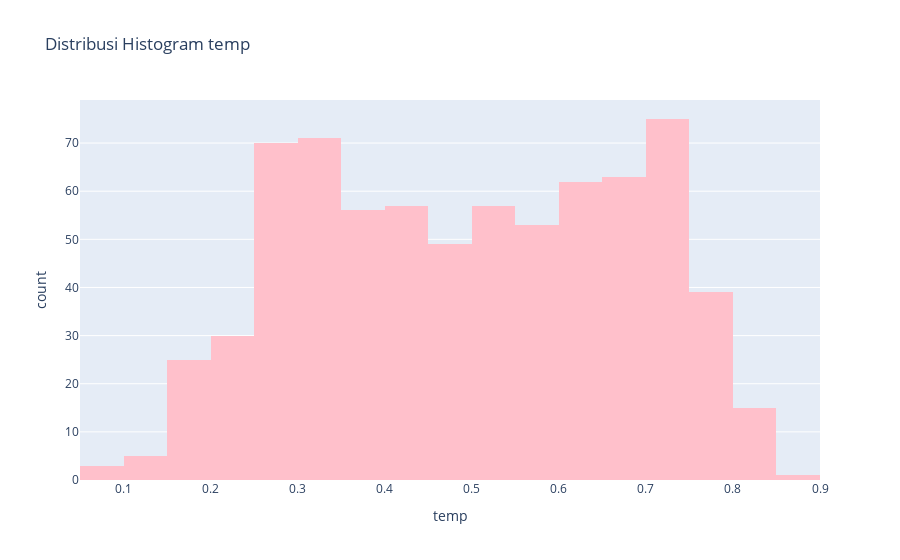
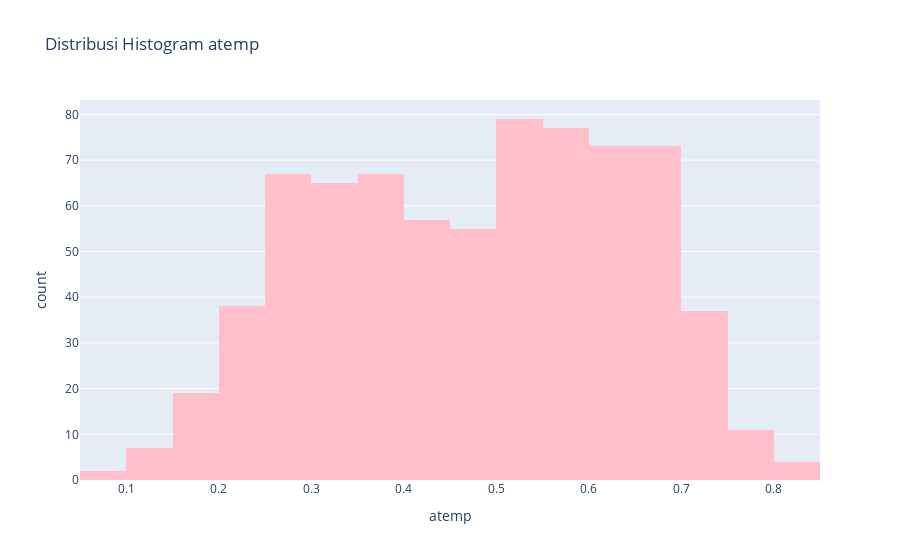
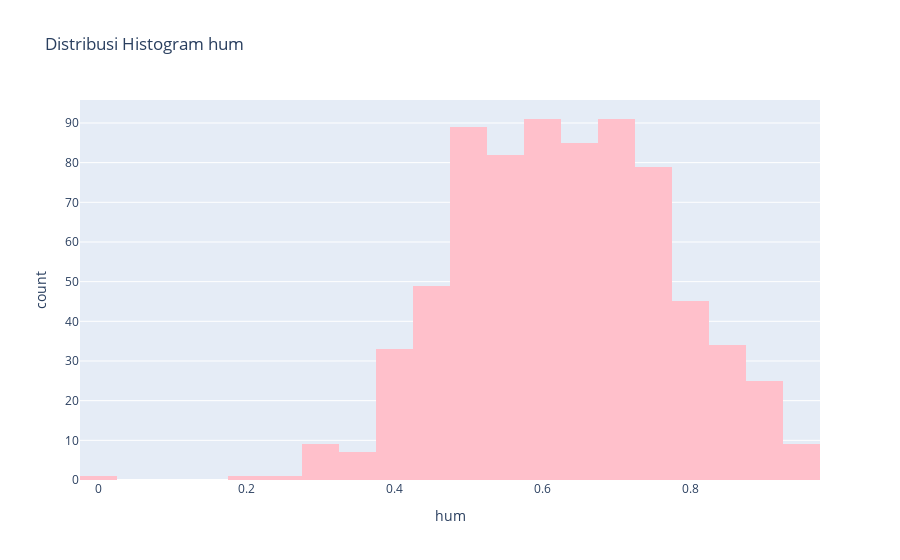
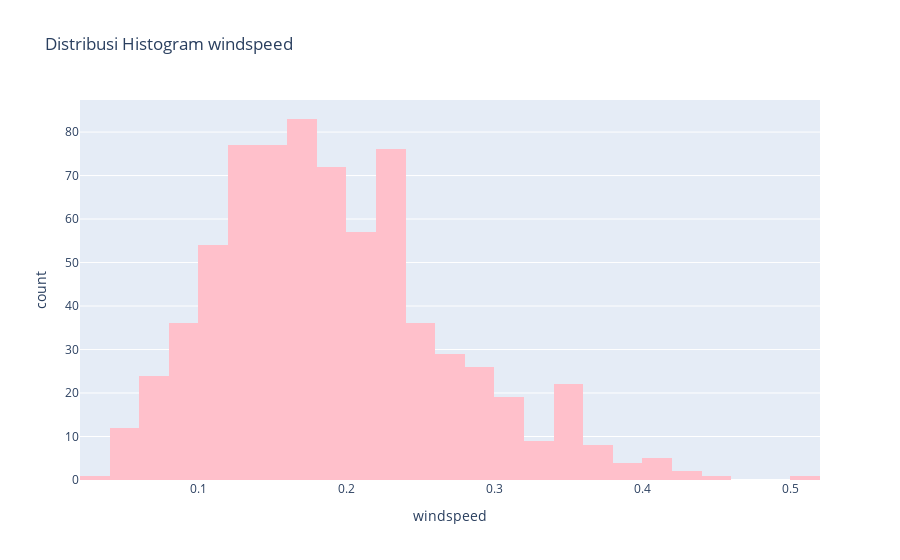

Notebook code for these charts, in order:
### Code cell
# Menampilkan distribusi plot data numerik pada day_df
num_cols = ["temp", "atemp", "hum", "windspeed", "casual", "registered", "cnt"]
for col in num_cols:
    fig = px.histogram(day_df, x=col, title=f"Distribusi Histogram {col}", color_discrete_sequence=["pink"])
    fig.show()

### Figure 1 — Plotly figure (JSON) as saved in the notebook; plotly's stock layout.template omitted (floating-point values rounded to 4 significant figures; data arrays with more than 128 entries replaced by an {"elided": "..."} marker saying what was removed)
{"data": [{"alignmentgroup": "True", "bingroup": "x", "hovertemplate": "temp=%{x}<br>count=%{y}<extra></extra>", "legendgroup": "", "marker": {"color": "pink", "pattern": {"shape": ""}}, "name": "", "offsetgroup": "", "orientation": "v", "showlegend": false, "type": "histogram", "x": {"elided": "731 float values"}, "xaxis": "x", "yaxis": "y"}], "layout": {"barmode": "relative", "legend": {"tracegroupgap": 0}, "title": {"text": "Distribusi Histogram temp"}, "xaxis": {"anchor": "y", "domain": [0, 1], "title": {"text": "temp"}}, "yaxis": {"anchor": "x", "domain": [0, 1], "title": {"text": "count"}}}}

### Figure 2 — Plotly figure (JSON) as saved in the notebook; plotly's stock layout.template omitted (floating-point values rounded to 4 significant figures; data arrays with more than 128 entries replaced by an {"elided": "..."} marker saying what was removed)
{"data": [{"alignmentgroup": "True", "bingroup": "x", "hovertemplate": "atemp=%{x}<br>count=%{y}<extra></extra>", "legendgroup": "", "marker": {"color": "pink", "pattern": {"shape": ""}}, "name": "", "offsetgroup": "", "orientation": "v", "showlegend": false, "type": "histogram", "x": {"elided": "731 float values"}, "xaxis": "x", "yaxis": "y"}], "layout": {"barmode": "relative", "legend": {"tracegroupgap": 0}, "title": {"text": "Distribusi Histogram atemp"}, "xaxis": {"anchor": "y", "domain": [0, 1], "title": {"text": "atemp"}}, "yaxis": {"anchor": "x", "domain": [0, 1], "title": {"text": "count"}}}}

### Figure 3 — Plotly figure (JSON) as saved in the notebook; plotly's stock layout.template omitted (floating-point values rounded to 4 significant figures; data arrays with more than 128 entries replaced by an {"elided": "..."} marker saying what was removed)
{"data": [{"alignmentgroup": "True", "bingroup": "x", "hovertemplate": "hum=%{x}<br>count=%{y}<extra></extra>", "legendgroup": "", "marker": {"color": "pink", "pattern": {"shape": ""}}, "name": "", "offsetgroup": "", "orientation": "v", "showlegend": false, "type": "histogram", "x": {"elided": "731 float values"}, "xaxis": "x", "yaxis": "y"}], "layout": {"barmode": "relative", "legend": {"tracegroupgap": 0}, "title": {"text": "Distribusi Histogram hum"}, "xaxis": {"anchor": "y", "domain": [0, 1], "title": {"text": "hum"}}, "yaxis": {"anchor": "x", "domain": [0, 1], "title": {"text": "count"}}}}

### Figure 4 — Plotly figure (JSON) as saved in the notebook; plotly's stock layout.template omitted (floating-point values rounded to 4 significant figures; data arrays with more than 128 entries replaced by an {"elided": "..."} marker saying what was removed)
{"data": [{"alignmentgroup": "True", "bingroup": "x", "hovertemplate": "windspeed=%{x}<br>count=%{y}<extra></extra>", "legendgroup": "", "marker": {"color": "pink", "pattern": {"shape": ""}}, "name": "", "offsetgroup": "", "orientation": "v", "showlegend": false, "type": "histogram", "x": {"elided": "731 float values"}, "xaxis": "x", "yaxis": "y"}], "layout": {"barmode": "relative", "legend": {"tracegroupgap": 0}, "title": {"text": "Distribusi Histogram windspeed"}, "xaxis": {"anchor": "y", "domain": [0, 1], "title": {"text": "windspeed"}}, "yaxis": {"anchor": "x", "domain": [0, 1], "title": {"text": "count"}}}}
